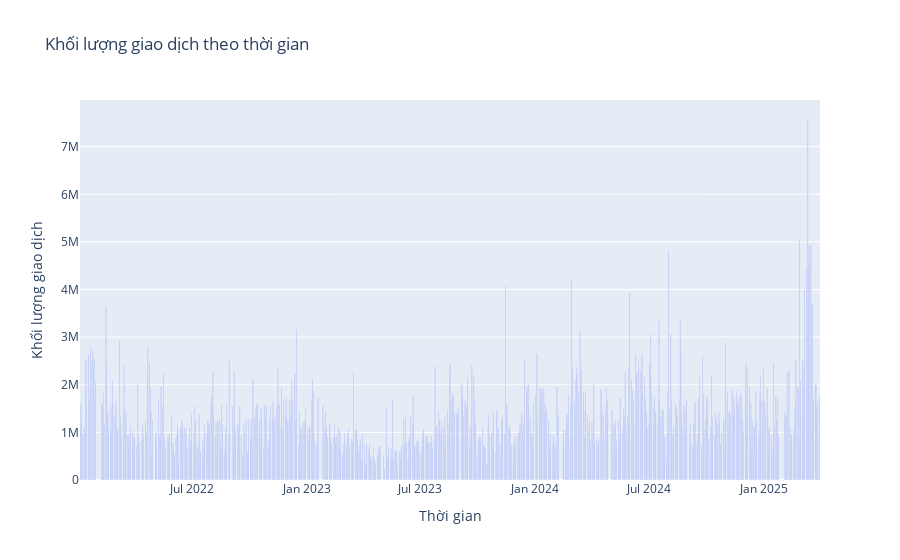

Here is the notebook cell this chart was saved with:
### Markdown cell above
Theo biểu đồ nến, ta thấy:
  - Giá cổ phiếu khá ổn định, từ năm 2022 có xu hướng hơi giảm, thấp nhất là đầu tháng 10.
  - Từ cuối năm 2022, giá cổ phiếu có xu hướng tăng, sau đó ổn định và đi ngang đến 2025.

### Code cell
visualize_volume_each_bank("Vietcombank")

### Figure 1 — Plotly figure (JSON) as saved in the notebook; plotly's stock layout.template omitted (floating-point values rounded to 4 significant figures; data arrays with more than 128 entries replaced by an {"elided": "..."} marker saying what was removed)
{"data": [{"type": "bar", "x": {"elided": "806 str values"}, "y": {"elided": "806 int values"}}], "layout": {"title": {"text": "Khối lượng giao dịch theo thời gian"}, "xaxis": {"title": {"text": "Thời gian"}}, "yaxis": {"title": {"text": "Khối lượng giao dịch"}}}}
